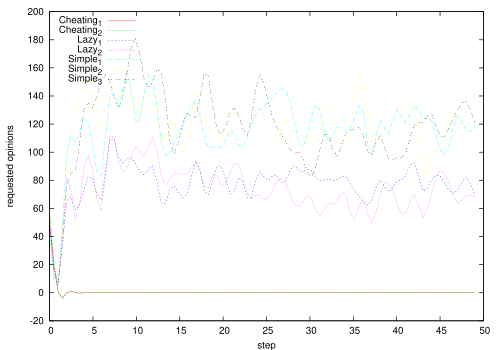

gnuplot code for this plot:
#!/usr/bin/gnuplot -persist
set datafile separator ","
#set title "Simulation Result"
set xlabel "step"
set ylabel "requested opinions"
set key top left
set terminal postscript eps color enhanced
set output "experiment7/partners.eps"
plot "experiment7/agents-partners/Cheating_1" title "Cheating_1" smooth csplines,\
     "experiment7/agents-partners/Cheating_2" title "Cheating_2" smooth csplines,\
     "experiment7/agents-partners/Lazy_1" title "Lazy_1" smooth csplines,\
     "experiment7/agents-partners/Lazy_2" title "Lazy_2" smooth csplines,\
     "experiment7/agents-partners/Simple_1" title "Simple_1" smooth csplines,\
     "experiment7/agents-partners/Simple_2" title "Simple_2" smooth csplines,\
     "experiment7/agents-partners/Simple_3" title "Simple_3" smooth csplines
